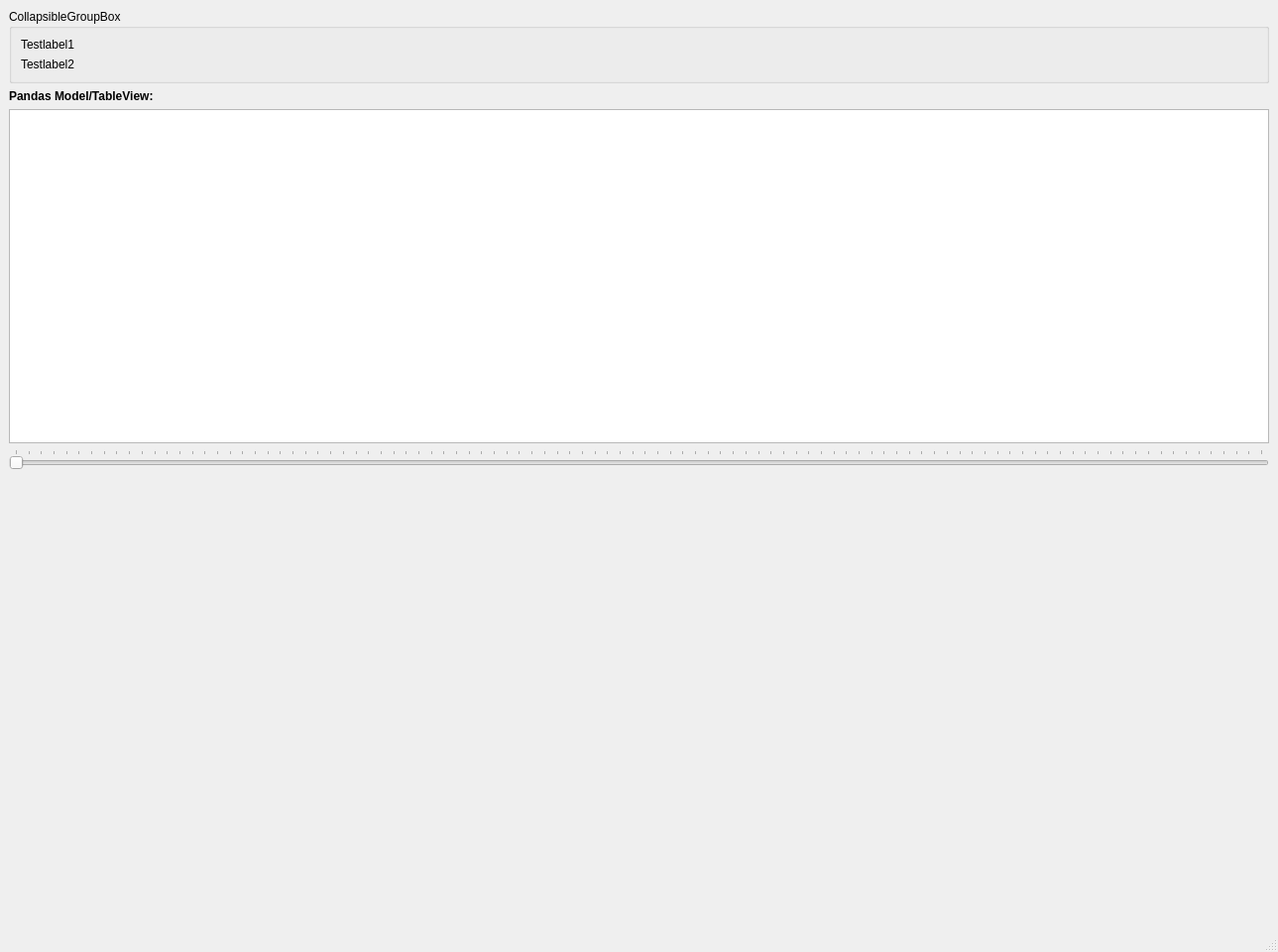
<?xml version="1.0" encoding="UTF-8"?>
<ui version="4.0">
 <class>MainWindow</class>
 <widget class="QMainWindow" name="MainWindow">
  <property name="geometry">
   <rect>
    <x>0</x>
    <y>0</y>
    <width>1289</width>
    <height>960</height>
   </rect>
  </property>
  <property name="windowTitle">
   <string>MainWindow</string>
  </property>
  <widget class="QWidget" name="centralwidget">
   <layout class="QVBoxLayout" name="verticalLayout">
    <item>
     <widget class="CollapsibleGroupBox" name="collapsibleGroupBox">
      <property name="title">
       <string>CollapsibleGroupBox</string>
      </property>
      <property name="collapsesHorizontal" stdset="0">
       <bool>false</bool>
      </property>
      <property name="makeFlatWhenCollapsed" stdset="0">
       <bool>true</bool>
      </property>
      <layout class="QVBoxLayout" name="verticalLayout_2">
       <item>
        <widget class="QLabel" name="label">
         <property name="text">
          <string>Testlabel1</string>
         </property>
        </widget>
       </item>
       <item>
        <widget class="QLabel" name="label_2">
         <property name="text">
          <string>Testlabel2</string>
         </property>
        </widget>
       </item>
      </layout>
     </widget>
    </item>
    <item>
     <widget class="QLabel" name="label_3">
      <property name="font">
       <font>
        <bold>true</bold>
       </font>
      </property>
      <property name="text">
       <string>Pandas Model/TableView:</string>
      </property>
     </widget>
    </item>
    <item>
     <widget class="PandasTableView" name="pandasTableView"/>
    </item>
    <item>
     <widget class="RangeSelector" name="rangeSelector">
      <property name="orientation">
       <enum>Qt::Horizontal</enum>
      </property>
      <property name="invertedAppearance">
       <bool>false</bool>
      </property>
      <property name="invertedControls">
       <bool>false</bool>
      </property>
      <property name="tickPosition">
       <enum>QSlider::TicksAbove</enum>
      </property>
      <property name="spanOnGroove" stdset="0">
       <bool>false</bool>
      </property>
      <property name="hasValueBoxes" stdset="0">
       <bool>true</bool>
      </property>
     </widget>
    </item>
    <item>
     <spacer name="verticalSpacer">
      <property name="orientation">
       <enum>Qt::Vertical</enum>
      </property>
      <property name="sizeType">
       <enum>QSizePolicy::Expanding</enum>
      </property>
      <property name="sizeHint" stdset="0">
       <size>
        <width>20</width>
        <height>456</height>
       </size>
      </property>
     </spacer>
    </item>
   </layout>
  </widget>
  <widget class="QMenuBar" name="menubar">
   <property name="geometry">
    <rect>
     <x>0</x>
     <y>0</y>
     <width>1289</width>
     <height>22</height>
    </rect>
   </property>
  </widget>
  <widget class="QStatusBar" name="statusbar"/>
 </widget>
 <customwidgets>
  <customwidget>
   <class>CollapsibleGroupBox</class>
   <extends>QGroupBox</extends>
   <header>PySide6Widgets.widgets.collapsible_group_box</header>
   <container>1</container>
  </customwidget>
  <customwidget>
   <class>PandasTableView</class>
   <extends>QTableView</extends>
   <header>PySide6Widgets.widgets.pandas_table_view</header>
   <container>1</container>
  </customwidget>
  <customwidget>
   <class>RangeSelector</class>
   <extends>QSlider</extends>
   <header>PySide6Widgets.widgets.range_selector</header>
  </customwidget>
 </customwidgets>
 <resources>
  <include location="../icons/app_resources.qrc"/>
 </resources>
 <connections/>
</ui>
